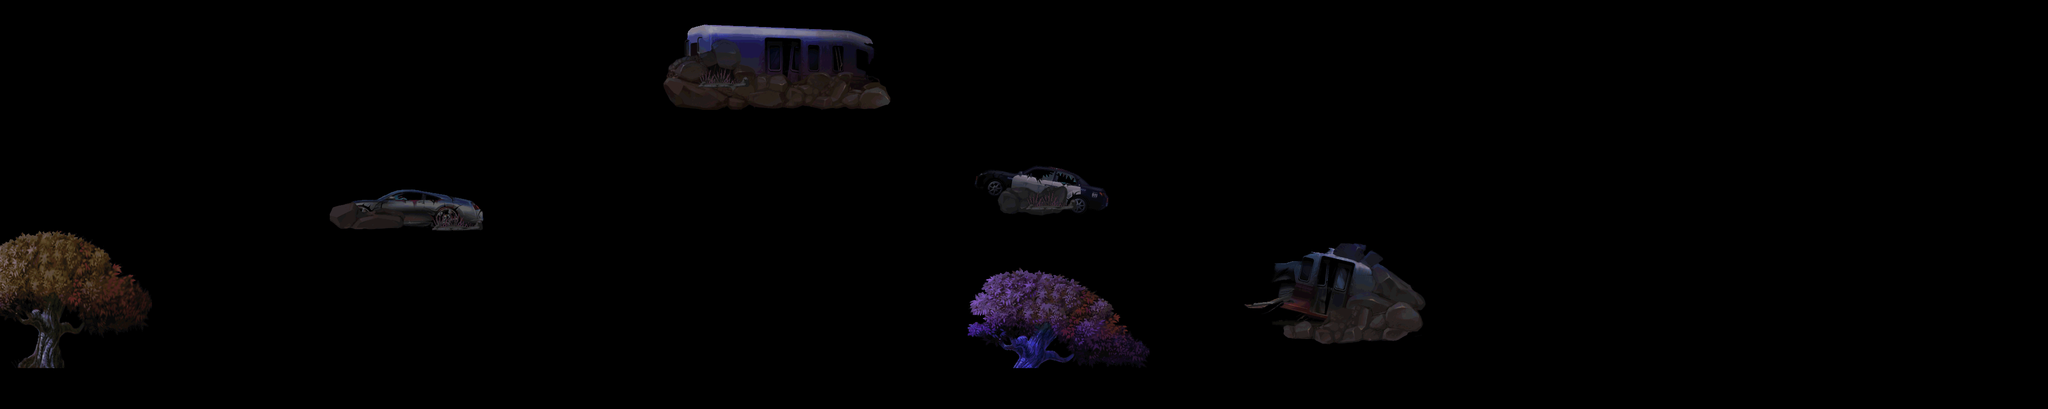

Below is a game level as drawn by its tile map, then a one-line description and the .tmx that defines it (tile-layer data replaced by summaries):
An orthogonal 100x20 tile map with 40x40 px tiles, 2 tile layers (land1, land2).

<map version="1.0" orientation="orthogonal" width="100" height="20" tilewidth="40" tileheight="40">
 <tileset firstgid="1" name="a-jinjing" tilewidth="40" tileheight="40">
  <image source="a-jinjing.png" width="2036" height="1144" />
 </tileset>
 <layer name="land1" width="100" height="20">
  <data>[2000 cells, 362 non-empty, 362 distinct tile ids]</data>
 </layer>
 <layer name="land2" width="100" height="20">
  <data>[2000 cells, 36 non-empty, 12 distinct tile ids]</data>
 </layer>
</map>
